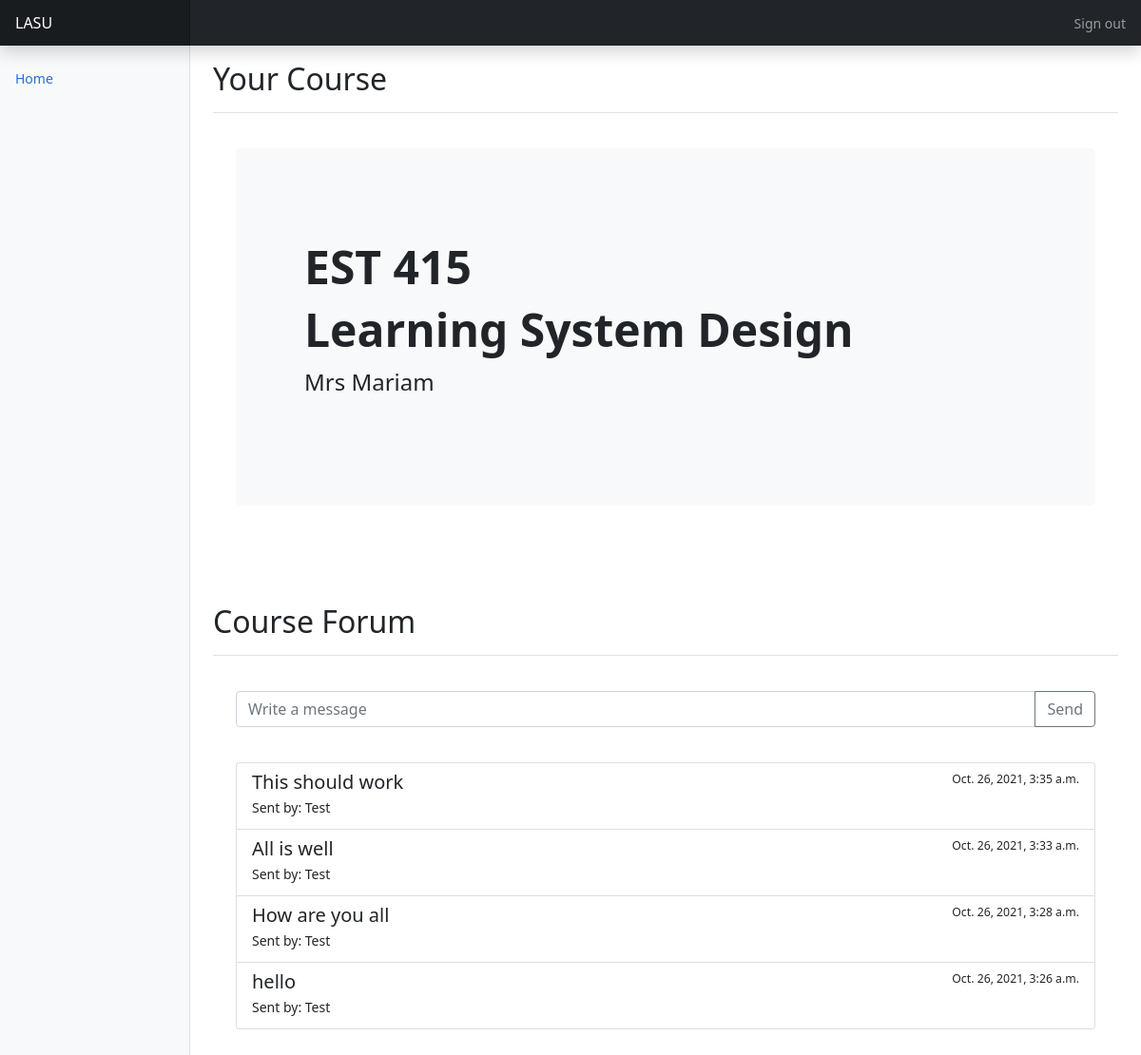
Page /1/student_detail/ (signed in) on the committed database.
### accounts/models.py (models this page shows, shortened)
class Course(models.Model):
    name = models.CharField(max_length=100)
    code = models.CharField(max_length=100)
    lecturer = models.ForeignKey(Lecturer, on_delete=models.CASCADE)

class Lecturer(models.Model):
    user = models.ForeignKey(User,on_delete=models.CASCADE)
    name = models.CharField(max_length=50)
    about = models.CharField(max_length=200)
    def __str__(self):
        return self.name

### core/models.py (models this page shows, shortened)
class Message(models.Model):
    content = models.CharField(max_length=500)
    course = models.ForeignKey(Course, on_delete=models.CASCADE)
    sender = models.ForeignKey(User, on_delete=models.CASCADE)
    sent_on = models.DateTimeField(auto_now_add=True)

### core/views.py (the view)
# urls.py: path('<int:course_id>/student_detail/', views.student_detail, name='student_detail'),
@login_required
def student_detail(request, course_id):
    user = request.user
    student = Student.objects.get(user=request.user)
    courses = student.course_list.all()
    course = Course.objects.get(id=course_id)
    lecturer = course.lecturer
    messages = Message.objects.filter(course=course)
    form = MessageForm(request.POST or None)
    if request.method == 'POST':
        if form.is_valid():
            message = form.save(commit=False)
            message.course = course
            message.sender = user
            message.save()
            try:
                student = Student.objects.get(user=request.user)
                return redirect('student_detail', course_id)
            except:
                return redirect('lecturer_detail', course.id)
    else:
        form = MessageForm()
        context = {
            'course': course,
            'user': user,
            'lecturer': lecturer,
            'student': student,
            'courses': courses,
            'messages': messages,
            'form': form
        }
        return render(request, 'core/student_detail.html', context)

### core/forms.py
class MessageForm(forms.ModelForm):
    class Meta:
        model = Message
        fields = ['content']

### core/templates/core/student_detail.html (shortened to what this page needs)
{% load widget_tweaks %}
<!doctype html>
<html lang="en">
  <head>
    <link href="https://cdn.jsdelivr.net/npm/bootstrap@5.1.3/dist/css/bootstrap.min.css" rel="stylesheet">
  </head>
  <body>
<header class="navbar navbar-dark sticky-top bg-dark flex-md-nowrap p-0 shadow">
  <a class="navbar-brand col-md-3 col-lg-2 me-0 px-3" href="#">LASU</a>
  <div class="navbar-nav">
    <div class="nav-item text-nowrap">
      <a class="nav-link px-3" href="{% url 'logout' %}">Sign out</a>
    </div>
  </div>
</header>
<div class="container-fluid">
  <div class="row">
        <nav id="sidebarMenu" class="col-md-3 col-lg-2 d-md-block bg-light sidebar collapse">
            <div class="position-sticky pt-3">
                <ul class="nav flex-column">
                <li class="nav-item">
                    <a class="nav-link active" aria-current="page" href="#">
                    Home
                    </a>
                </li>
                </ul>
            </div>
        </nav>
    <main class="col-md-9 ms-sm-auto col-lg-10 px-md-4">
      <div class="d-flex justify-content-between flex-wrap flex-md-nowrap align-items-center pt-3 pb-2 mb-3 border-bottom">
        <h1 class="h2">Your Course</h1>
      </div>
      <br>
        <div class="container">
            <div class="p-5 mb-4 bg-light rounded-3">
                <div class="container-fluid py-5">
                  <h3 class="display-5 fw-bold">{{ course.code }}</h3>
                  <h4 class="display-5 fw-bold">{{ course.name }}</h4>
                  <p class="col-md-8 fs-4">{{ course.lecturer }}</p>
                </div>
              </div>
        </div>
    </main>
    <main class="col-md-9 ms-sm-auto col-lg-10 px-md-4">
      <br> <br> <br>
      <div class="d-flex justify-content-between flex-wrap flex-md-nowrap align-items-center pt-3 pb-2 mb-3 border-bottom">
        <h1 class="h2">Course Forum</h1>
      </div>
      <br>
    <div class="container">
        <form action="" method="post" enctype="multipart/form-data">
            <div class="input-group mb-3">
                {% render_field form.content class="form-control" placeholder="Write a message" aria-label="Write a message" %}
                <button class="btn btn-outline-secondary" type="submit">Send</button>
            </div>
        </form>
        <br>
        {% if messages %}
      <div class="list-group">
        {% for message in messages reversed %}
        <a class="list-group-item list-group-item-action">
          <div class="d-flex w-100 justify-content-between">
            <h5 class="mb-1">{{ message.content }}</h5>
            <small>{{ message.sent_on }}</small>
          </div>
          <p class="mb-1">Sent by: {{ message.sender }}</p>
        </a>
        {% endfor %}
      </div>
      {% else %}
        <div class="col-sm-12">
            <br>
            <h4>There are no messages for this course</h4>
        </div>
      {% endif %}
    </div>
    <br> <br>
    </main>
  </div>
</div>
  </body>
</html>

### core/templates/core/student_detail.html (style rules this page uses)
body { font-size: .875rem; }
.sidebar { position: fixed; top: 0; bottom: 0; left: 0; z-index: 100; padding: 48px 0 0; box-shadow: inset -1px 0 0 rgba(0, 0, 0, .1); }
.sidebar .nav-link { font-weight: 500; color: #333; }
.sidebar .nav-link.active { color: #2470dc; }
.navbar-brand { padding-top: .75rem; padding-bottom: .75rem; font-size: 1rem; background-color: rgba(0, 0, 0, .25); box-shadow: inset -1px 0 0 rgba(0, 0, 0, .25); }

### rows in the picture
Course: code "EST 415", name "Learning System Design", lecturer "Mrs Mariam"
Message: content "This should work", sent_on "Oct. 26, 2021, 3:35 a.m.", sender "Test"
Message: content "All is well", sent_on "Oct. 26, 2021, 3:33 a.m.", sender "Test"
Message: content "How are you all", sent_on "Oct. 26, 2021, 3:28 a.m.", sender "Test"
Message: content "hello", sent_on "Oct. 26, 2021, 3:26 a.m.", sender "Test"
